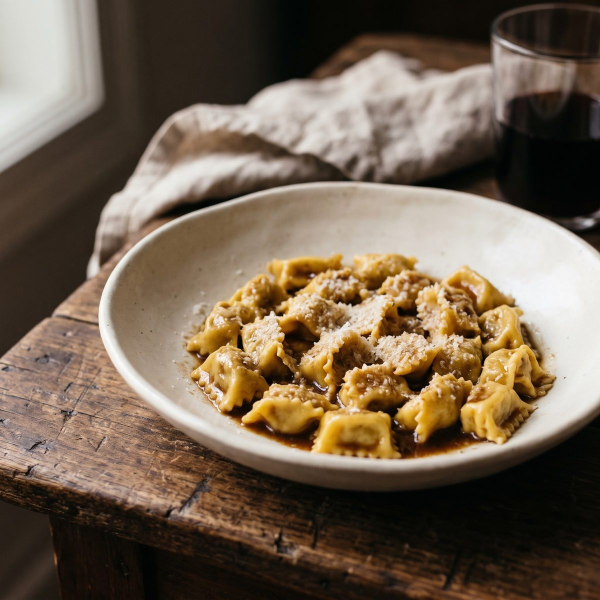
#> input picture studio/demo/menu/photos/agnolotti-plin.jpg, 1200 x 1200 px (shown at 1/2 size); its folder holds 4 pictures in this run
$ python photos.py
#> lines starting #> are read from the running program, lines starting #| are printed output that depends on the picture
#!/usr/bin/env python3
"""Makes the web copies of the menu photos. Run it after adding or replacing a photo:

    python3 studio/demo/menu/photos.py            (or: python3 photos.py, from this folder)

For every .jpg in photos/ (only when the .jpg is newer than its copies):
  - dishes (square):  name-240.webp, name-480.webp, name-960.webp
  - cover*.jpg (wide): cover-800 / cover-1600 in .webp and .avif
The page never loads the .jpg itself: it's the master you keep. Needs Pillow 11+ (pip install pillow)."""
from pathlib import Path

from PIL import Image, ImageOps

HERE = Path(__file__).resolve().parent / 'photos'


def save(img, w, out):
    if out.exists() and out.stat().st_mtime >= src.stat().st_mtime:
        return
    r = img.resize((w, round(img.height * w / img.width)), Image.LANCZOS)
    if out.suffix == '.avif':
        r.save(out, 'AVIF', quality=55)
    else:
        r.save(out, 'WEBP', quality=74, method=6)
    print('  ', out.name, f'{out.stat().st_size // 1024} KB')


for src in sorted(HERE.glob('*.jpg')):
    img = ImageOps.exif_transpose(Image.open(src)).convert('RGB')
#> img is the input picture: PIL image 1200x1200 RGB; mean R, G, B 114.6, 98, 80.1
    wide = src.stem.startswith('cover')
    if not wide and img.width != img.height:
        print(f'warning: {src.name} is not square; it will be cropped to a square on the page')
    for w in ((800, 1600) if wide else (240, 480, 960)):
        for ext in (('.avif', '.webp') if wide else ('.webp',)):
            save(img, w, src.with_name(f'{src.stem}-{w}{ext}'))
#> this loop made 3 passes
#> pass 1, in save, `r = img.resize((w, round(img.height * w / img.width)), Image.LANCZOS)`:
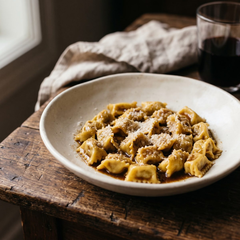
#> r: PIL image 240x240 RGB; mean R, G, B 114.6, 98, 80.1
#> pass 2, in save (call 2), `r = img.resize((w, round(img.height * w / img.width)), Image.LANCZOS)`:
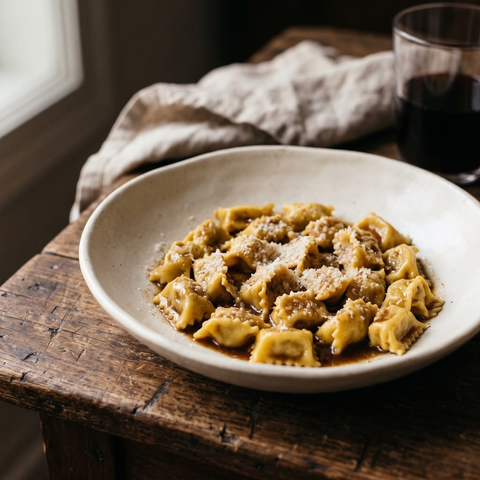
#> r: PIL image 480x480 RGB; mean R, G, B 114.6, 98, 80.1
